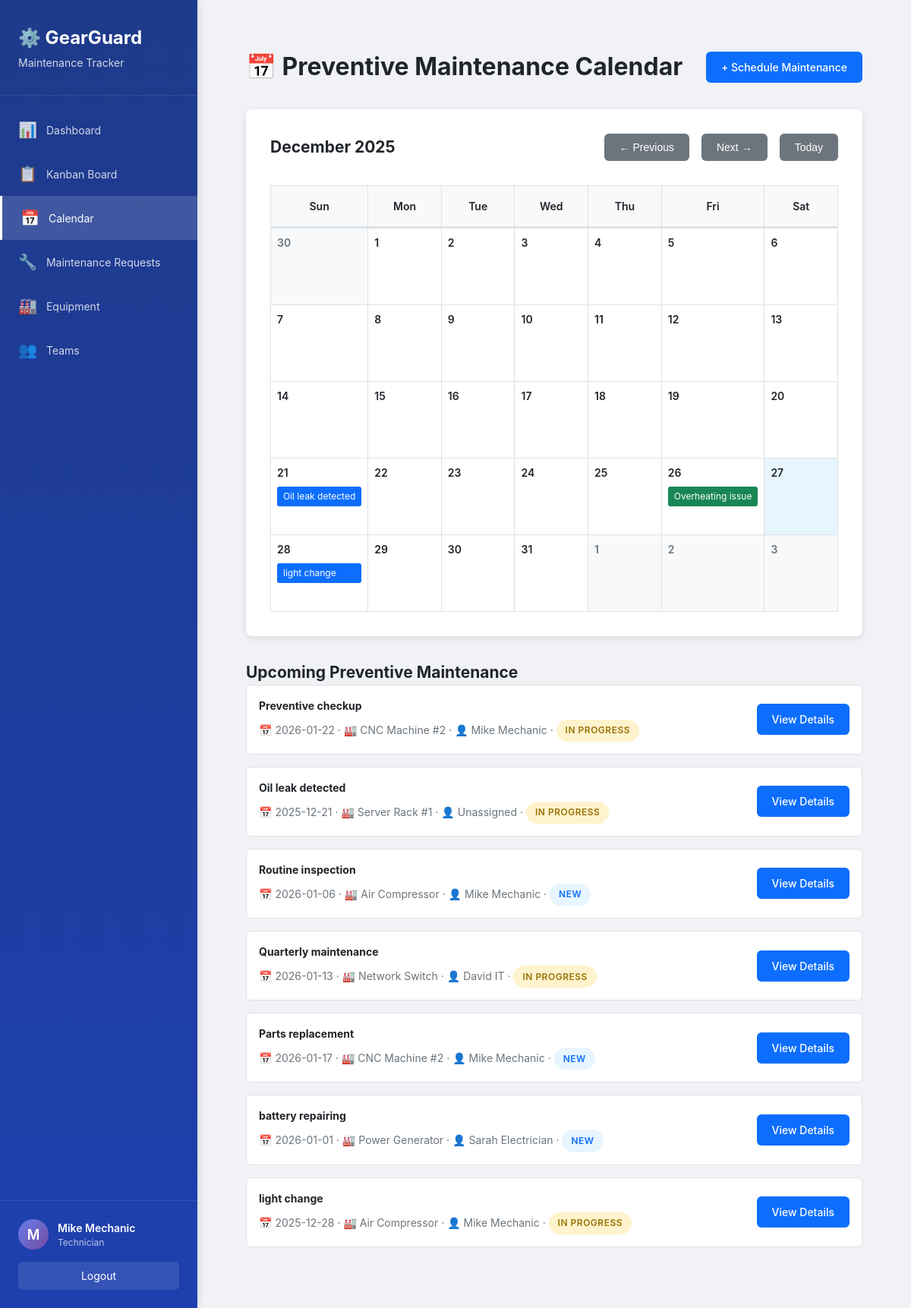
The page /dashboard/calendar (signed in) on the database its author committed.
### models.py (models this page shows, shortened)
class User(UserMixin, db.Model):
    __tablename__ = 'users'
    id = db.Column(db.Integer, primary_key=True)
    name = db.Column(db.String(100), nullable=False)
    email = db.Column(db.String(120), unique=True, nullable=False)
    password_hash = db.Column(db.String(200), nullable=False)
    role = db.Column(db.String(20), nullable=False, default='Technician')
    reset_token = db.Column(db.String(100), unique=True)
    reset_token_expiry = db.Column(db.DateTime)
    created_at = db.Column(db.DateTime, default=datetime.utcnow)
    teams = db.relationship('Team', secondary=team_members,
                            backref=db.backref('members', lazy='joined'))
    assigned_requests = db.relationship('MaintenanceRequest',
                                        foreign_keys='MaintenanceRequest.assigned_technician_id',
                                        backref='assigned_technician',
                                        lazy='dynamic')
    def is_manager(self):
        return self.role in ['Admin', 'Manager']

class MaintenanceRequest(db.Model):
    __tablename__ = 'maintenance_requests'
    id = db.Column(db.Integer, primary_key=True)
    subject = db.Column(db.String(200), nullable=False)
    description = db.Column(db.Text, nullable=False)
    request_type = db.Column(db.String(20), nullable=False)
    equipment_id = db.Column(db.Integer, db.ForeignKey(
        'equipment.id'), nullable=False)
    team_id = db.Column(db.Integer, db.ForeignKey('teams.id'), nullable=False)
    assigned_technician_id = db.Column(db.Integer, db.ForeignKey('users.id'))
    scheduled_date = db.Column(db.Date)
    duration = db.Column(db.Float)
    status = db.Column(db.String(20), nullable=False, default='New')
    created_by_id = db.Column(
        db.Integer, db.ForeignKey('users.id'), nullable=False)
    created_at = db.Column(db.DateTime, default=datetime.utcnow)
    due_date = db.Column(db.Date)
    completed_at = db.Column(db.DateTime)
    notes = db.Column(db.Text)
    created_by = db.relationship('User', foreign_keys=[created_by_id])

class Equipment(db.Model):
    __tablename__ = 'equipment'
    id = db.Column(db.Integer, primary_key=True)
    name = db.Column(db.String(200), nullable=False)
    serial_number = db.Column(db.String(100), unique=True, nullable=False)
    department = db.Column(db.String(100), nullable=False)
    assigned_employee = db.Column(db.String(100))
    team_id = db.Column(db.Integer, db.ForeignKey('teams.id'), nullable=False)
    default_technician_id = db.Column(db.Integer, db.ForeignKey('users.id'))
    purchase_date = db.Column(db.Date)
    warranty_expiry = db.Column(db.Date)
    location = db.Column(db.String(200))
    is_scrapped = db.Column(db.Boolean, default=False)
    created_at = db.Column(db.DateTime, default=datetime.utcnow)
    default_technician = db.relationship(
        'User', foreign_keys=[default_technician_id])
    maintenance_requests = db.relationship('MaintenanceRequest',
                                           backref='equipment',
                                           lazy='dynamic',
                                           cascade='all, delete-orphan')

### routes/dashboard.py (the view)
@dashboard_bp.route('/calendar')
@login_required
def calendar():
    preventive_requests = MaintenanceRequest.query.filter_by(
        request_type='Preventive'
    ).all()
    events = []
    for req in preventive_requests:
        if req.scheduled_date:
            events.append({
                'id': req.id,
                'title': req.subject,
                'start': req.scheduled_date.isoformat(),
                'description': req.description,
                'status': req.status,
                'equipment': req.equipment.name,
                'technician': req.assigned_technician.name if req.assigned_technician else 'Unassigned'
            })
    return render_template('dashboard/calendar.html', events=events)

### app.py (called while the page is built)
@login_manager.user_loader
def load_user(user_id):
    return User.query.get(int(user_id))

@app.context_processor
def inject_user():
    return dict(current_user=current_user, now=datetime.now())

### templates/dashboard/calendar.html (shortened to what this page needs)
{% extends "base.html" %}
{% block content %}
<div class="calendar-container">
    <div class="page-header">
        <h1>📅 Preventive Maintenance Calendar</h1>
        <div class="header-actions">
            <a href="{{ url_for('requests.create') }}" class="btn btn-primary">+ Schedule Maintenance</a>
        </div>
    </div>
    <div class="calendar-wrapper">
        <div class="calendar-header">
            <h2 id="currentMonth"></h2>
            <div class="calendar-nav">
                <button class="btn btn-secondary" onclick="previousMonth()">← Previous</button>
                <button class="btn btn-secondary" onclick="nextMonth()">Next →</button>
                <button class="btn btn-secondary" onclick="today()">Today</button>
            </div>
        </div>
        <div id="calendar"></div>
    </div>
    <div class="event-list">
        <h2>Upcoming Preventive Maintenance</h2>
        {% for event in events %}
        {% if event.status != 'Repaired' and event.status != 'Scrap' %}
        <div class="event-item">
            <div class="event-details">
                <h4>{{ event.title }}</h4>
                <div class="event-meta">
                    <span>📅 {{ event.start }}</span> ·
                    <span>🏭 {{ event.equipment }}</span> ·
                    <span>👤 {{ event.technician }}</span> ·
                    <span class="badge {{ 'status-new' if event.status == 'New' else 'status-progress' }}">{{ event.status }}</span>
                </div>
            </div>
            <div>
                <a href="{{ url_for('requests.view', id=event.id) }}" class="btn btn-primary">View Details</a>
            </div>
        </div>
        {% endif %}
        {% endfor %}
    </div>
</div>
{% endblock %}

### templates/base.html (shortened to what this page needs)
<!DOCTYPE html>
<html lang="en">
<head>
    <link rel="stylesheet" href="{{ url_for('static', filename='css/style.css') }}">
</head>
<body>
    {% if current_user.is_authenticated %}
    <div class="sidebar">
        <div class="sidebar-header">
            <h2>⚙️ GearGuard</h2>
            <p class="sidebar-subtitle">Maintenance Tracker</p>
        </div>
        <nav class="sidebar-nav">
            <a href="{{ url_for('dashboard.index') }}" class="nav-item {% if request.endpoint == 'dashboard.index' %}active{% endif %}">
                <span class="nav-icon">📊</span>
                <span>Dashboard</span>
            </a>
            <a href="{{ url_for('dashboard.kanban') }}" class="nav-item {% if request.endpoint == 'dashboard.kanban' %}active{% endif %}">
                <span class="nav-icon">📋</span>
                <span>Kanban Board</span>
            </a>
            <a href="{{ url_for('dashboard.calendar') }}" class="nav-item {% if request.endpoint == 'dashboard.calendar' %}active{% endif %}">
                <span class="nav-icon">📅</span>
                <span>Calendar</span>
            </a>
            <a href="{{ url_for('requests.list_requests') }}" class="nav-item {% if 'requests' in request.endpoint %}active{% endif %}">
                <span class="nav-icon">🔧</span>
                <span>Maintenance Requests</span>
            </a>
            <a href="{{ url_for('equipment.list_equipment') }}" class="nav-item {% if 'equipment' in request.endpoint %}active{% endif %}">
                <span class="nav-icon">🏭</span>
                <span>Equipment</span>
            </a>
            <a href="{{ url_for('teams.list_teams') }}" class="nav-item {% if 'teams' in request.endpoint %}active{% endif %}">
                <span class="nav-icon">👥</span>
                <span>Teams</span>
            </a>
        </nav>
        <div class="sidebar-footer">
            <div class="user-info">
                <div class="user-avatar">{{ current_user.name[0].upper() }}</div>
                <div class="user-details">
                    <div class="user-name">{{ current_user.name }}</div>
                    <div class="user-role">{{ current_user.role }}</div>
                </div>
            </div>
            <a href="{{ url_for('auth.logout') }}" class="btn-logout">Logout</a>
        </div>
    </div>
    {% endif %}
    <div class="main-content {% if not current_user.is_authenticated %}no-sidebar{% endif %}">
        {% block content %}{% endblock %}
    </div>
</body>
</html>

### static/css/style.css (style rules this page uses)
* { margin: 0; padding: 0; box-sizing: border-box; }
:root { --primary: #0d6efd; --primary-dark: #0b5ed7; --secondary: #6c757d; --success: #198754; --danger: #dc3545; --warning: #ffc107; --info: #0dcaf0; --light: #f8f9fa; --dark: #212529; --sidebar-width: 260px; }
body { font-family: -apple-system, BlinkMacSystemFont, "Segoe UI", Roboto, "Helvetica Neue", Arial, sans-serif; font-size: 14px; line-height: 1.5; color: var(--dark); background: #f0f2f5; }
.sidebar { position: fixed; left: 0; top: 0; bottom: 0; width: var(--sidebar-width); background: linear-gradient(180deg, #1e3a8a 0%, #1e40af 100%); color: white; display: flex; flex-direction: column; box-shadow: 2px 0 10px rgba(0, 0, 0, 0.1); z-index: 1000; }
.sidebar-header { padding: 2rem 1.5rem; border-bottom: 1px solid rgba(255, 255, 255, 0.1); }
.sidebar-header h2 { font-size: 1.5rem; font-weight: 700; margin-bottom: 0.25rem; }
.sidebar-subtitle { font-size: 0.875rem; opacity: 0.8; }
.sidebar-nav { flex: 1; padding: 1rem 0; overflow-y: auto; }
.nav-item { display: flex; align-items: center; padding: 0.875rem 1.5rem; color: rgba(255, 255, 255, 0.8); text-decoration: none; transition: all 0.2s; }
.nav-item.active { background: rgba(255, 255, 255, 0.15); color: white; border-left: 3px solid white; }
.nav-icon { font-size: 1.25rem; margin-right: 0.75rem; }
.sidebar-footer { padding: 1.5rem; border-top: 1px solid rgba(255, 255, 255, 0.1); }
.user-info { display: flex; align-items: center; gap: 0.75rem; margin-bottom: 1rem; }
.user-avatar { width: 40px; height: 40px; border-radius: 50%; background: linear-gradient(135deg, #667eea 0%, #764ba2 100%); display: flex; align-items: center; justify-content: center; font-weight: 600; font-size: 1.125rem; }
.user-name { font-weight: 600; font-size: 0.875rem; }
.user-role { font-size: 0.75rem; opacity: 0.7; }
.btn-logout { display: block; text-align: center; padding: 0.5rem; background: rgba(255, 255, 255, 0.1); color: white; text-decoration: none; border-radius: 6px; transition: background 0.2s; }
.main-content { margin-left: var(--sidebar-width); min-height: 100vh; padding: 2rem; }
.page-header { display: flex; justify-content: space-between; align-items: center; margin-bottom: 2rem; }
.page-header h1 { font-size: 2rem; font-weight: 700; color: var(--dark); }
.header-actions { display: flex; gap: 0.75rem; }
.btn { display: inline-block; padding: 0.625rem 1.25rem; font-size: 0.875rem; font-weight: 500; text-align: center; text-decoration: none; border: none; border-radius: 6px; cursor: pointer; transition: all 0.2s; }
.btn-primary { background: var(--primary); color: white; }
.btn-secondary { background: var(--secondary); color: white; }
.badge { display: inline-block; padding: 0.35rem 0.75rem; font-size: 0.75rem; font-weight: 600; border-radius: 20px; text-transform: uppercase; letter-spacing: 0.5px; }
.status-new { background: #e7f5ff; color: #0d6efd; }
.status-progress { background: #fff3cd; color: #997404; }

### templates/dashboard/calendar.html (style rules this page uses)
.calendar-container { padding: 2rem; }
.calendar-wrapper { background: white; border-radius: 8px; padding: 2rem; box-shadow: 0 2px 8px rgba(0,0,0,0.1); margin-top: 2rem; }
.calendar-header { display: flex; justify-content: space-between; align-items: center; margin-bottom: 2rem; }
.calendar-nav { display: flex; gap: 1rem; align-items: center; }
.event-list { margin-top: 2rem; }
.event-item { background: white; border: 1px solid #dee2e6; border-radius: 6px; padding: 1rem; margin-bottom: 1rem; display: flex; justify-content: space-between; align-items: center; }
.event-details h4 { margin: 0 0 0.5rem 0; }
.event-meta { font-size: 0.875rem; color: #6c757d; }

### rows shown on the page
User: name "M", name "Mike Mechanic", role "Technician", technician "Mike Mechanic" "Mike Mechanic" "Mike Mechanic" "Mike Mechanic"
MaintenanceRequest: title "Preventive checkup", status "IN PROGRESS"
Equipment: equipment "CNC Machine #2" "CNC Machine #2"
MaintenanceRequest: title "Oil leak detected", status "IN PROGRESS"
Equipment: equipment "Server Rack #1"
MaintenanceRequest: title "Routine inspection", status "NEW"
Equipment: equipment "Air Compressor" "Air Compressor"
MaintenanceRequest: title "Quarterly maintenance", status "IN PROGRESS"
Equipment: equipment "Network Switch"
User: technician "David IT"
MaintenanceRequest: title "Parts replacement", status "NEW"
MaintenanceRequest: title "battery repairing", status "NEW"
Equipment: equipment "Power Generator"
User: technician "Sarah Electrician"
MaintenanceRequest: title "light change", status "IN PROGRESS"

### other values the page prints
{{ event.start }} "2026-01-22" "2025-12-21" "2026-01-06" "2026-01-13" "2026-01-17" "2026-01-01" "2025-12-28"
{{ event.technician }} "Unassigned"
